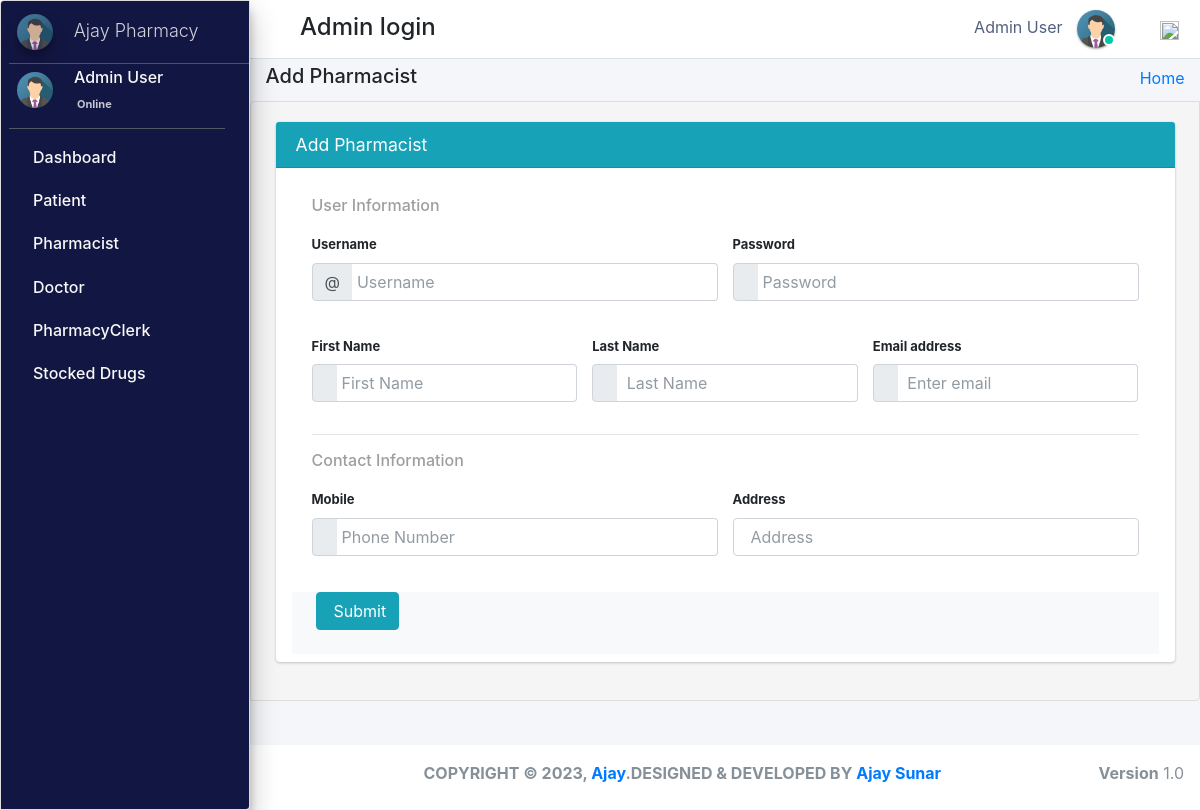
Screenshot of /admin_user/add_pharmacist/ (signed in) with the database file from the repository.
### pharmacy/models.py (models this page shows, shortened)
class CustomUser(AbstractUser):
    user_type_data = ((1, "AdminHOD"), (2, "Pharmacist"), (3, "Doctor"), (4, "PharmacyClerk"),(5, "Patients"))
    user_type = models.CharField(default=1, choices=user_type_data, max_length=10)

class AdminHOD(models.Model):
    gender_category=(
        ('Male','Male'),
        ('Female','Female'),
    )
    admin = models.OneToOneField(CustomUser,null=True, on_delete = models.CASCADE)
    emp_no= models.CharField(max_length=100,null=True,blank=True)
    gender=models.CharField(max_length=100,null=True,choices=gender_category)
    mobile=models.CharField(max_length=10,null=True,blank=True)
    address=models.CharField(max_length=300,null=True,blank=True)
    profile_pic=models.ImageField(default="admin.png",null=True,blank=True)
    created_at = models.DateTimeField(auto_now_add=True)
    updated_at = models.DateTimeField(auto_now=True)
    date_employed=models.DateTimeField(auto_now_add=True, auto_now=False)
    objects = models.Manager()

### pharmacy/HODViews.py (the view, shortened to what this page needs)
# urls.py: path('admin_user/add_pharmacist/',HODViews.createPharmacist,name='add_pharmacist'),
@login_required
def createPharmacist(request):
    context={
    "title":"Add Pharmacist"
    }
    return render(request,'hod_templates/pharmacist_form.html',context)

### pharmacy/LoginCheckMiddleWare.py (called while the page is built, shortened)
    def process_view(self, request, view_func, view_args, view_kwargs):
        modulename = view_func.__module__
        user = request.user
        if user.is_authenticated:
            if user.user_type == "1":
                if modulename == "pharmacy.HODViews":
                    pass
                elif modulename == "":
                    pass
                elif modulename == "pharmacy.views" or modulename == "django.views.static":
                    pass
                else:
                    pass
            else:
                return redirect("login")
        else:
            if request.path == reverse("login"):
                pass
            else:
                return redirect("login")

### pharmacy/templates/hod_templates/pharmacist_form.html (shortened to what this page needs)
{% extends 'hod_templates/base_template.html'%} {% block page_title %}
<h5>{{title}}</h5>
{% endblock page_title %} {% block main_content %}
<section class="content">
    <div class="row">
        <div class="col-md-12 px-4">
            <div class="card card-info">
                <div class="card-header ">
                    <h3 class="card-title ">{{title}}</h3>
                </div>
                <form method="POST" style="font-size:13px;" class='px-3 py-2'>
                    <div class="card-body deco">
                        <h5>User Information</h5>
                        <div class="row">
                            <div class="col-md-6">
                                <div class="form-group">
                                    <label>Username</label>
                                    <div class="input-group">
                                        <span class="input-group-prepend">
								<span class="input-group-text">@</span>
                                        </span>
                                        <input type="text" class="form-control" name="username" placeholder="Username" id="id_username">
                                    </div>
                                </div>
                            </div>
                            <div class="col-md-6">
                                <div class="form-group">
                                    <label>Password</label>
                                    <div class="input-group">
                                        <span class="input-group-prepend">
								<span class="input-group-text">
								</span>
                                        </span>
                                        <input type="password" class="form-control" name="password" placeholder="Password">
                                    </div>
                                </div>
                            </div>
                        </div>
                        <div class="row">
                            <div class="col-md-4">
                                <div class="form-group">
                                    <label>First Name</label>
                                    <div class="input-group">
                                        <span class="input-group-prepend">
								<span class="input-group-text">
								</span>
                                        </span>
                                        <input type="text" class="form-control" name="first_name" placeholder="First Name">
                                    </div>
                                </div>
                            </div>
                            <div class="col-md-4">
                                <div class="form-group">
                                    <label>Last Name</label>
                                    <div class="input-group">
                                        <span class="input-group-prepend">
								<span class="input-group-text">
								</span>
                                        </span>
                                        <input type="text" class="form-control" name="last_name" placeholder=" Last Name">
                                    </div>
                                </div>
                            </div>
                            <div class="col-md-4">
                                <div class="form-group">
                                    <label>Email address</label>
                                    <div class="input-group">
                                        <span class="input-group-prepend">
								<span class="input-group-text">
								</span>
                                        </span>
                                        <input type="email" class="form-control" name="email" placeholder=" Enter email" id="id_email">
                                    </div>
                                </div>
                            </div>
                        </div>
                        <hr>
                        <h5>Contact Information</h5>
                        <div class="row">
                            <div class="col-md-6">
                                <div class="form-group">
                                    <label>Mobile</label>
                                    <div class="input-group">
                                        <span class="input-group-prepend">
								<span class="input-group-text">
								</span>
                                        </span>
                                        <input type="text" class="form-control" name="mobile" placeholder="Phone Number">
                                    </div>
                                </div>
                            </div>
                            <div class="col-md-6">
                                <div class="form-group">
                                    <label>Address</label>
                                    <input type="text" class="form-control" name="address" placeholder="Address">
                                </div>
                            </div>
                        </div>
                    </div>
                    <div class="bg-light">
                        <input type="button" class="btn btn-info ml-4 mb-4" data-toggle="modal" data-target=".bd-example-modal-sm" value="Submit">
                </form>
                </div>
            </div>
        </div>
</section>
{% endblock main_content %}

### pharmacy/templates/hod_templates/base_template.html (shortened to what this page needs)
{% extends 'base_file.html' %} {% block htm %}
<body class="hold-transition sidebar-mini layout-fixed">
    <div class="wrapper">
        <nav class="main-header navbar navbar-expand navbar-white navbar-light">
            <ul class="navbar-nav">
                <li class="nav-item">
                    <a class="nav-link" data-widget="pushmenu" href="#" role="button"></a>
                </li>
            </ul>
            <h4 style="margin-left: 10px; margin-top: 5px;">Admin login </h4>
            <ul class="navbar-nav ml-auto">
                <li class="mx-3">
                    <a href="#" class="sm-submenu-with-image a">
                        <span>{{user.first_name}}  {{user.last_name}}</span>
                        <img src="{{request.user.adminhod.profile_pic.url}}" class="img-circle elevation-1" width="38" height="38" alt="">
                        <span class="avatar-status avatar-sm-status avatar-status-success"></span>
                    </a>
                </li>
                <li class="nav-item dropdown ml-3 low">
                    <a href="#" class="btn btn-outlined btn-black text-muted bg-transparent " data-toggle="dropdown" aria-expanded="false" data-wow-delay="0.7s"><img src="https://img.icons8.com/ios/50/000000/settings.png" width="19" height="19">
                    </a>
                </li>
            </ul>
        </nav>
        {% include 'hod_templates/sidebar.html'%}
        <div class="content-wrapper">
            <div class="content-header">
                <div class="container-fluid">
                    <div class="row ">
                        <div class="col-sm-6">
                            <h1 class="m-0 text-dark">
                                {% block page_title %} {% endblock page_title %}
                            </h1>
                        </div>
                        <div class="col-sm-6 ">
                            <ol class="breadcrumb float-sm-right">
                                <li class="breadcrumb-item"><a href="">Home</a></li>
                            </ol>
                        </div>
                    </div>
                </div>
            </div>
            {% block main_content %} {% endblock main_content %}
        </div>
        {% include 'hod_templates/footer.html'%}
    </div>
    {% endblock htm %}

### pharmacy/templates/hod_templates/sidebar.html (shortened to what this page needs)
<aside class="main-sidebar sidebar-dark-primary elevation-4">
    <a href="" class="brand-link ml-2">
        <img src="{{request.user.adminhod.profile_pic.url}}" alt="" width="36" height="36" class=" img-circle elevation-3" style="opacity: .8">
        <span class="brand-text font-weight-light mt-1 ml-3 mmust">Ajay  Pharmacy</span>
    </a>
    <div class="sidebar">
        <div class="user-panel mr-3">
            <div class="pull-left image sm-submenu-with-image a ml-2 ">
                <img src="{{request.user.adminhod.profile_pic.url}}" class="img-circle mt-2" width="36" height="36" alt="User Image">
            </div>
            <div class="pull-left info">
                <p>{{user.first_name}} {{user.last_name}}</p>
                <a href="#"> Online</a>
            </div>
        </div>
        <nav class="mt-2">
            <ul class="nav nav-pills nav-sidebar flex-column" data-widget="treeview" role="menu" data-accordion="false">
                <li class="nav-item">
                    <a href="{% url  'admin_dashboard' %}" class="nav-link">
                        <p>
                            Dashboard
                        </p>
                    </a>
                </li>
                <li class="nav-item">
                    <a href="#" class="nav-link">
                        <p>
                            Patient
                        </p>
                    </a>
                </li>
                <li class="nav-item">
                    <a href="#" class="nav-link">
                        <p>
                            Pharmacist
                        </p>
                    </a>
                </li>
                <li class="nav-item">
                    <a href="#" class="nav-link">
                        <p>
                            Doctor
                        </p>
                    </a>
                </li>
                <li class="nav-item">
                    <a href="#" class="nav-link">
                        <p>
                            PharmacyClerk
                        </p>
                    </a>
                </li>
                <li class="nav-item">
                    <a href="#" class="nav-link">
                        <p>
                            Stocked Drugs
                        </p>
                    </a>
                </li>
            </ul>
        </nav>
    </div>
</aside>

### static/css/main.css (style rules this page uses)
html { font-family: sans-serif; line-height: 1.15; -webkit-text-size-adjust: 100%; -webkit-tap-highlight-color: transparent; }
body { overflow-y: hidden; overflow-x: hidden; font-family: -apple-system, BlinkMacSystemFont, "Segoe UI", Roboto, "Helvetica Neue", Arial, "Noto Sans", sans-serif, "Apple Color Emoji", "Segoe UI Emoji", "Segoe UI Symbol", "Noto Color Emoji" !important; }
.content { background-color: #f5f5f5; border: 1px solid #dddddd; border-radius: 4px 0px 4px 0px; left: -1px; padding: 10px 7px 5px; }
.main-sidebar { background: #ffffff; border: 1px solid #dddddd; border-radius: 4px 0px 4px 0px; font-weight: bold; }
.content { height: 75vh; overflow-y: scroll; overflow-x: hidden; }
.content .row { margin-top: 20px !important; }
.main-sidebar { background-color: #121642 !important; color: white !important; }
.main-sidebar p { color: #f8f8f8 !important; font-weight: 500 !important }
.avatar-status { position: absolute; bottom: 12px; right: 75.4px; display: -ms-inline-flexbox; display: inline-flex; -ms-flex-negative: 0; flex-shrink: 0; -ms-flex-pack: center; justify-content: center; -ms-flex-align: center; align-items: center; white-space: nowrap; text-align: center; vertical-align: baseline; font-weight: 600; border: .125rem solid #fff; width: 12px; height: 12px; line-height: 1; font-size: .71094rem; border-radius: 50%; }
.avatar-status-success { color: #fff; background-color: #00c9a7; }
.pull-left { float: left; }
.pull-left { float: left!important; }
.user-panel>.info { padding: 5px 5px 5px 15px; line-height: 1; position: absolute; left: 55px; }
.user-panel>.info>p { font-weight: 600; margin-bottom: 9px; }
p { margin: 0 0 10px; }
.user-panel { padding-bottom: 20px; }
.user-panel:after { clear: both; }
.user-panel:before, .user-panel:after { content: " "; display: table; }
.user-panel>.info>a { text-decoration: none; padding-right: 5px; margin-top: 3px; font-size: 11px; overflow: hidden; white-space: nowrap; }
.mmust { overflow: hidden; white-space: nowrap; font-size: 18px; }
.mb-4, .my-4 { margin-bottom: 1rem !important; }
.container-fluid { width: 100%; padding-right: 15px; padding-left: 15px; margin-right: auto; margin-left: auto; }
.row { display: flex; flex-wrap: wrap; margin-right: -15px; margin-left: -15px; }
.pl-4, .px-4 { padding-left: 1rem !important; }
.pr-4, .px-4 { padding-right: 1rem !important; }
input { text-indent: 5px !important; }
input::placeholder { text-indent: 5px !important; }
.deco h5 { color: rgb(158, 158, 158); font-size: 16px !important; }
.img-circle { border-radius: 50%; }
.content-wrapper .content-header { padding: 5px 0.5rem !important; }

### static/css/profile.css (style rules this page uses)
li { list-style-type: none ! }
.form-control { font-size: .875rem; }
.input-group { transition: all .15s ease; border-radius: .375rem; box-shadow: none; }
.input-group .form-control { box-shadow: none; }
.input-group .form-control:not(:first-child) { padding-left: 0; border-left: 0; }
.input-group-text { transition: all .2s cubic-bezier(.68, -.55, .265, 1.55); }
.navbar-nav span { color: #525f7f !important; margin-right: 10px !important; }
body { font-family: 'Rubik', sans-serif; height: 100% !important; }
input { text-indent: 5px !important; }
input::placeholder { text-indent: 5px !important; }
.deco h5 { color: rgb(158, 158, 158); font-size: 16px !important; }

### rows the page displays
CustomUser: first_name "Admin", last_name "User", user.adminhod.profile_pic (picture)

### other values shown
{{ title }} "Add Pharmacist"
